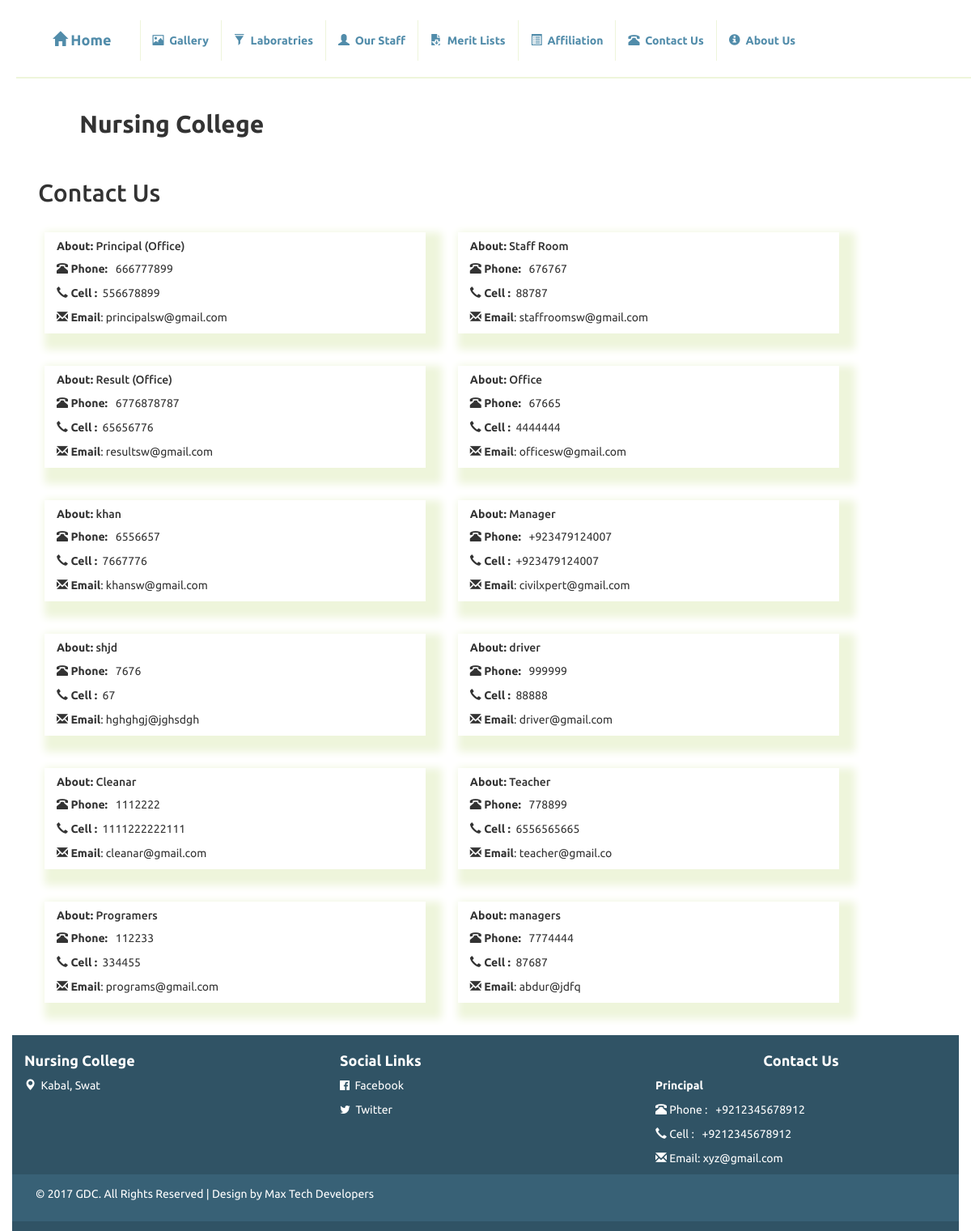
Page /contactus.php on the committed database.
### tables this page shows
CREATE TABLE `contact_tbl` (
  `contact_id` int(20) NOT NULL,
  `job_title` varchar(100) DEFAULT NULL,
  `phone_no` varchar(20) DEFAULT NULL,
  `mobile_no` varchar(20) DEFAULT NULL,
  `email` varchar(50) DEFAULT NULL
);

CREATE TABLE `footer_tbl` (
  `id` int(11) NOT NULL,
  `location` varchar(255) NOT NULL,
  `fb_url` varchar(255) NOT NULL,
  `twitter_url` varchar(255) NOT NULL,
  `contact_officer_name` varchar(255) NOT NULL,
  `contact_officer_designation` varchar(255) NOT NULL,
  `contact_officer_phone` varchar(255) NOT NULL,
  `contact_officer_mobile` varchar(255) NOT NULL,
  `contact_officer_email` varchar(255) NOT NULL
);

### functions.php (called while the page is built, shortened)
<?php
class Functions {
	private $connection;
	private function open_connection()
	{
		$this->connection = mysqli_connect("localhost","root","","degree_college");
	}
	public function query($sql)
	{
		return mysqli_query($this->connection,$sql);
	}
	public function fetch_array($row)
	{
		return mysqli_fetch_array($row);
	}
	public function find_by_sql_in_shift($sql)
	{
		$result = $this->find_by_sql($sql);
		return array_shift($result);
	}
	public function find_by_sql_in_all($sql)
	{
		$result = $this->find_by_sql($sql);
		return $result;
	}
	public function find_by_sql($sql)
	{
		$object_array = array();
		$row = $this->query($sql);
		while($res = $this->fetch_array($row))
		{
			$object_array[] = self::instantiate($res);
		}
		return $object_array;
	}
	public static function instantiate($record)
	{
		$object = new self;
		foreach ($record as $attribute => $value) {
			$object->$attribute = $value;
		}
		return $object;
	}
}
?>

### contactus.php (the view)
<?php require_once('resources/header.php'); ?>
<?php
require_once('functions.php');
$Function = new Functions();
$sql = "SELECT * FROM contact_tbl ORDER BY contact_id DESC";
$contacts = $Function->find_by_sql_in_all($sql);
?>
<section class="container" id="contact-us">
	<div class="row">
		<div class="col-md-12" style="padding: 20px;">
		<h2 style="margin: 12px;">Contact Us</h2>
		<?php
		foreach ($contacts as $contact) { ?>
		<div class="col-md-5  contact" style="margin:20px;box-shadow: 10px 10px 10px 10px #eef5db;">
			<h5><strong>About:  </strong> <?php echo $contact->job_title; ?></h5>
	<p><i class="glyphicon glyphicon-phone-alt"></i><strong> Phone:</strong> &nbsp; <?php echo $contact->phone_no; ?></p>
	<p><i class="glyphicon glyphicon-earphone"></i><strong> Cell :</strong>&nbsp;  <?php echo $contact->mobile_no; ?></p>
	<p><i class="glyphicon glyphicon-envelope"></i><strong>&nbsp;Email</strong>: <?php echo $contact->email; ?></p>
			</div>
			<?php } ?>
		</div>
	</div>
</section>
<?php require_once('resources/footer.php'); ?>

### Resources/footer.php (shortened to what this page needs)
<?php require_once 'functions.php';
$Function = new Functions();
$sql = "SELECT * FROM footer_tbl ORDER BY id DESC LIMIT 1";
$footer = $Function->find_by_sql_in_shift($sql);
?>
<footer class="container">
<section class="row section-one">
	<div class="col-md-4">
	<h4>Nursing College</h4>
	<p><i class="glyphicon glyphicon-map-marker"></i>&nbsp; <?php echo $footer->location; ?></p>
	</div>
	<div class="col-md-4">
	<h4>Social Links</h4>
	<p><a href="http://<?php echo $footer->fb_url; ?>"><i class="fa fa-facebook-official" aria-hidden="true"></i>&nbsp; Facebook</a></p>
	<p><a href="http://<?php echo $footer->twitter_url; ?>"><i class="fa fa-twitter" aria-hidden="true"></i>&nbsp; Twitter</a></p>
	</div>
	<div id="contactUs" class="col-md-4">
	<h4 style="text-align: center;">Contact Us</h4>
	<p style="font-weight: bold;"><?php echo $footer->contact_officer_designation; ?></p>
	<p><i class="glyphicon glyphicon-phone-alt"></i> Phone : &nbsp; <?php echo $footer->contact_officer_phone; ?></p>
	<p><i class="glyphicon glyphicon-earphone"></i> Cell :&nbsp;&nbsp;  <?php echo $footer->contact_officer_mobile; ?></p>
	<p><i class="glyphicon glyphicon-envelope"></i>&nbsp;Email: <?php echo $footer->contact_officer_email; ?></p>
	</div>
</section>
<section class="row second-section">
	<div class="col-md-12 ">
		<p>© 2017 GDC. All Rights Reserved | Design by Max Tech Developers</p>
	</div>
</section>
</footer>
</body>
</html>

### styles/customstyle1.css (style rules this page uses)
* { margin: 0px; padding: 0px; font-family: 'Ubuntu', sans-serif;transition: all,1s; }
footer { background-color:#305365; color: white; padding: 12px; }
footer h4 { font-weight: bold; }
footer a { color:white; }
footer .second-section { background-color: #386176; padding: 14px; }

### styles/vertical.news.slider.css (style rules this page uses)
a { color: #336699; text-decoration: none; }

### rows in the picture
contact_tbl: job_title "Principal (Office)", phone_no "666777899", mobile_no "556678899", email "principalsw@gmail.com"
contact_tbl: job_title "Staff Room", phone_no "676767", mobile_no "88787", email "staffroomsw@gmail.com"
contact_tbl: job_title "Result (Office)", phone_no "6776878787", mobile_no "65656776", email "resultsw@gmail.com"
contact_tbl: job_title "Office", phone_no "67665", mobile_no "4444444", email "officesw@gmail.com"
contact_tbl: job_title "khan", phone_no "6556657", mobile_no "7667776", email "khansw@gmail.com"
contact_tbl: job_title "Manager", phone_no "+923479124007", mobile_no "+923479124007", email "civilxpert@gmail.com"
contact_tbl: job_title "shjd", phone_no "7676", mobile_no "67", email "hghghgj@jghsdgh"
contact_tbl: job_title "driver", phone_no "999999", mobile_no "88888", email "driver@gmail.com"
contact_tbl: job_title "Cleanar", phone_no "1112222", mobile_no "1111222222111", email "cleanar@gmail.com"
contact_tbl: job_title "Teacher", phone_no "778899", mobile_no "6556565665", email "teacher@gmail.co"
contact_tbl: job_title "Programers", phone_no "112233", mobile_no "334455", email "programs@gmail.com"
contact_tbl: job_title "managers", phone_no "7774444", mobile_no "87687", email "abdur@jdfq"
footer_tbl: location "Kabal, Swat", contact_officer_designation "Principal", contact_officer_phone "+9212345678912", contact_officer_mobile "+9212345678912", contact_officer_email "xyz@gmail.com"
